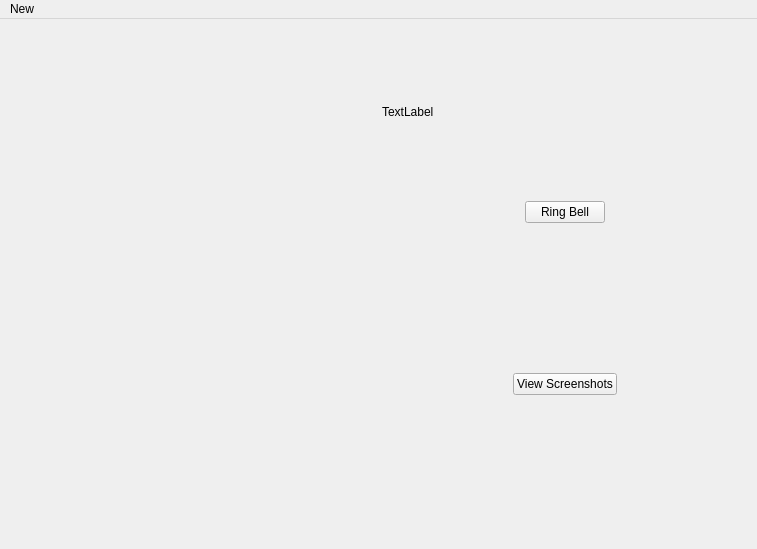
<?xml version="1.0" encoding="UTF-8"?>
<ui version="4.0">
 <class>MainWindow</class>
 <widget class="QMainWindow" name="MainWindow">
  <property name="geometry">
   <rect>
    <x>0</x>
    <y>0</y>
    <width>757</width>
    <height>549</height>
   </rect>
  </property>
  <property name="windowTitle">
   <string>MainWindow</string>
  </property>
  <widget class="QWidget" name="centralwidget">
   <layout class="QHBoxLayout" name="horizontalLayout">
    <item>
     <widget class="QLabel" name="cameraImage">
      <property name="text">
       <string/>
      </property>
     </widget>
    </item>
    <item>
     <layout class="QVBoxLayout" name="verticalLayout">
      <property name="sizeConstraint">
       <enum>QLayout::SetMaximumSize</enum>
      </property>
      <item>
       <widget class="QLabel" name="prediction">
        <property name="text">
         <string>TextLabel</string>
        </property>
       </widget>
      </item>
      <item alignment="Qt::AlignHCenter|Qt::AlignTop">
      <widget class="QPushButton" name="audioButton">
       <property name="text">
        <string>Ring Bell</string>
       </property>
      </widget>
     </item>
      <item alignment="Qt::AlignHCenter|Qt::AlignTop">
       <widget class="QPushButton" name="pushButton">
        <property name="text">
         <string>View Screenshots</string>
        </property>
       </widget>
      </item>
     </layout>
    </item>
   </layout>
  </widget>
  <widget class="QMenuBar" name="menubar">
   <property name="geometry">
    <rect>
     <x>0</x>
     <y>0</y>
     <width>757</width>
     <height>21</height>
    </rect>
   </property>
   <widget class="QMenu" name="menuNew">
    <property name="title">
     <string>New</string>
    </property>
    <addaction name="actionAdd_New_User"/>
   </widget>
   <addaction name="menuNew"/>
  </widget>
  <action name="actionAdd_New_User">
   <property name="text">
    <string>Add New User</string>
   </property>
  </action>
 </widget>
 <resources/>
 <connections/>
</ui>
